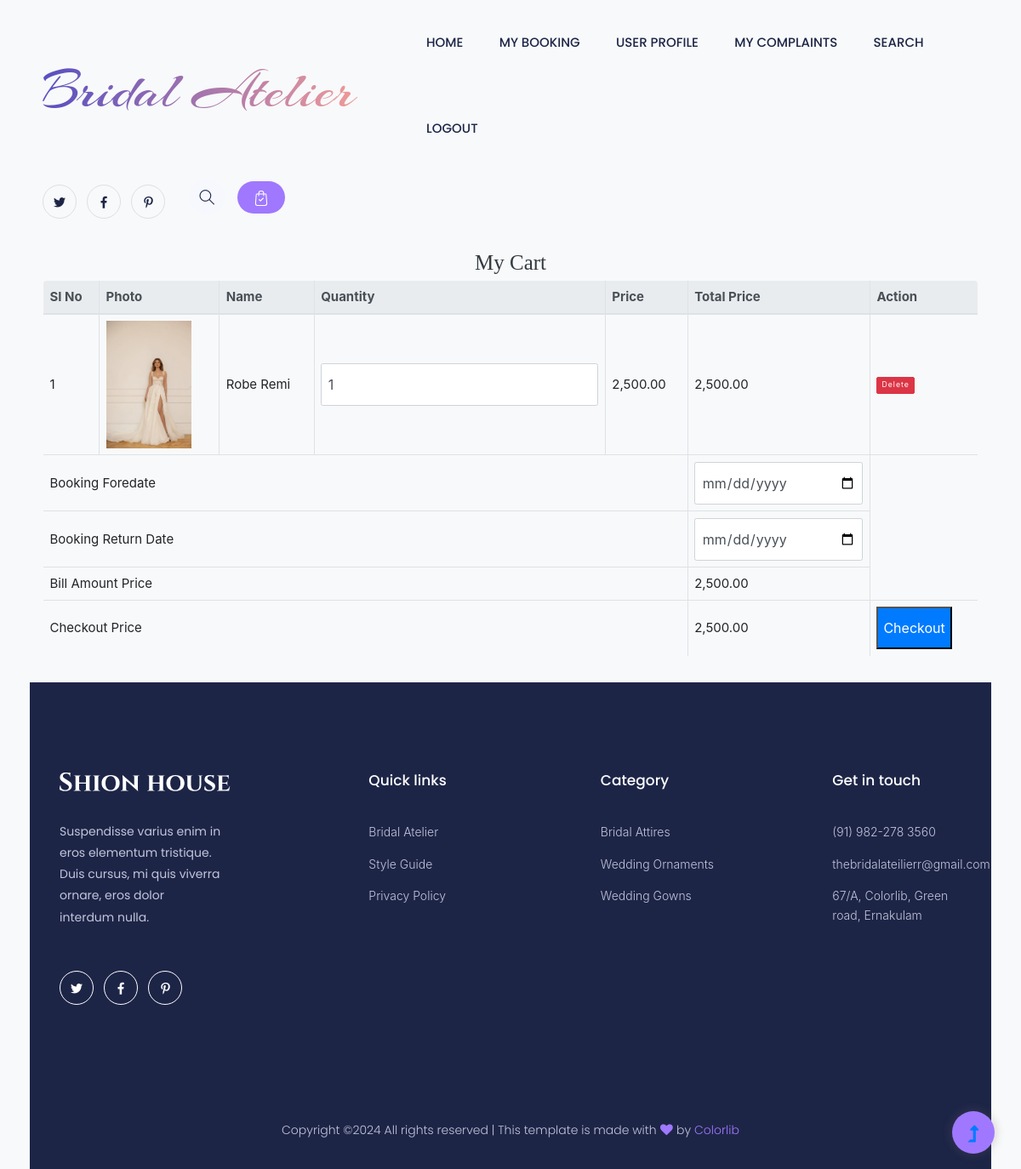
The page /Project/User/MyCart.php (signed in) on the database its author committed.
### tables this page shows
CREATE TABLE `tbl_cart` (
  `cart_id` int(11) NOT NULL,
  `cart_quantity` int(11) NOT NULL,
  `cart_status` int(11) NOT NULL DEFAULT 0,
  `product_id` int(11) NOT NULL,
  `booking_id` int(11) NOT NULL
);

CREATE TABLE `tbl_product` (
  `product_id` int(11) NOT NULL,
  `product_name` varchar(100) NOT NULL,
  `product_description` varchar(600) NOT NULL,
  `product_price` int(11) NOT NULL,
  `product_photo` varchar(100) NOT NULL,
  `subcategory_id` int(11) NOT NULL,
  `shop_id` int(11) NOT NULL,
  `material_id` int(11) NOT NULL,
  `product_vstatus` int(11) NOT NULL DEFAULT 0
);

### Project/User/MyCart.php (the view, shortened to what this page needs)
<?php
include("../Assets/Connection/connection.php");
include("Head.php");
		?>
<!DOCTYPE html PUBLIC "-//W3C//DTD XHTML 1.0 Transitional//EN" "http://www.w3.org/TR/xhtml1/DTD/xhtml1-transitional.dtd">
<html xmlns="http://www.w3.org/1999/xhtml">
<head>
    <link rel="stylesheet" href="https://stackpath.bootstrapcdn.com/bootstrap/4.5.2/css/bootstrap.min.css">
</head>
</head>
<body>
<form id="form1" name="form1" method="post" action="">
    <?php
    $selQry = "SELECT * FROM tbl_cart c
                INNER JOIN tbl_booking b ON c.booking_id = b.booking_id
                INNER JOIN tbl_product p ON c.product_id = p.product_id
                WHERE b.booking_status = 0 AND c.cart_status = 0 AND b.user_id = " . $_SESSION['uid'];
    $result = $con->query($selQry);
    if ($result->num_rows > 0) {
    ?>
    <div class="container mt-5">
        <h1 class="text-center">My Cart</h1>
        <table class="table table-bordered">
            <thead class="thead-light">
                <tr>
                    <th>SI No</th>
                    <th>Photo</th>
                    <th>Name</th>
                    <th>Quantity</th>
                    <th>Price</th>
                    <th>Total Price</th>
                    <th>Action</th>
                </tr>
            </thead>
            <tbody>
            <?php
            $i = 0;
            $checkout = 0;
            while ($row = $result->fetch_assoc()) {
                $i++;
            ?>
                <tr>
                    <td><?php echo $i; ?></td>
                    <td><img src="../Assets/Files/Product/Photos/<?php echo $row['product_photo']; ?>" class="cart-image" /></td>
                    <td><?php echo $row['product_name']; ?></td>
                    <td>
                        <input required type="number" class="form-control" name="txt_quantity[]" id="txt_quantity_<?php echo $row['cart_id']; ?>" value="<?php echo $row['cart_quantity']; ?>" onChange="Totalprice(this.value,'<?php echo $row['cart_id'] ?>')"/>
                    </td>
                    <td><?php echo number_format($row['product_price'], 2); ?></td>
                    <td><?php $total = $row['product_price'] * $row['cart_quantity']; echo number_format($total, 2); ?></td>
                    <td><a href="MyCart.php?cid=<?php echo $row['cart_id'];?>" class="btn btn-danger btn-sm">Delete</a></td>
                </tr>
            <?php
                $checkout += $total;
            }
            ?>
                <tr>
    <td colspan="5">Booking Foredate</td>
    <td>
        <input required type="date" class="form-control" name="txt_fdate" id="txt_fdate" onChange="calculateTotal()" />
    </td>
</tr>
<tr>
    <td colspan="5">Booking Return Date</td>
    <td>
        <input required type="date" class="form-control" name="txt_rdate" id="txt_rdate" onChange="calculateTotal()" />
    </td>
</tr>
                <tr>
                    <td colspan="5">Bill Amount Price</td>
                    <td id="checkout-price"><?php echo number_format($checkout, 2); ?></td>
                </tr>
                <tr>
                    <td colspan="5">Checkout Price</td>
                    <td><?php echo number_format($checkout, 2); ?></td>
                    <td><input type="submit" name="btncheckout" class="btn-checkout" value="Checkout" /></td>
                </tr>
            </tbody>
        </table>
    </div>
    <?php
    } else {
        echo "<h1 class='text-center'>No Items In Cart</h1>";
    }
    ?>
</form>
</body>
</html>
<?php
            include("Foot.php");
?>

### Project/User/Head.php (style rules this page uses)
body { font-size:15px !important; }

### Project/User/MyCart.php (style rules this page uses)
body { background-color: #f8f9fa; }
h1 { color: #343a40; margin-top: 20px; }
.table { border-radius: 0.5rem; overflow: hidden; margin-bottom: 30px; }
.table th, .table td { vertical-align: middle; }
.form-control { height: 50px; font-size: 16px; }
.btn-checkout { height: 50px; font-size: 16px; background-color: #007bff; color: white; }
.cart-image { max-width: 100px; height: auto; }

### rows shown on the page
tbl_cart: product.product_photo (picture), product.product_name "Robe Remi", cart_quantity "1", product.product_price "2,500.00", total "2,500.00"

### other values the page prints
$checkout "2,500.00"
